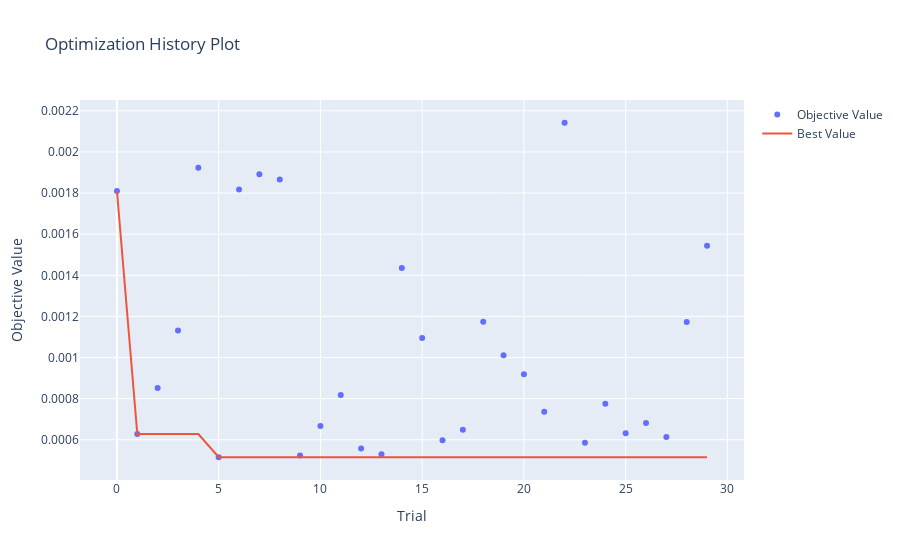
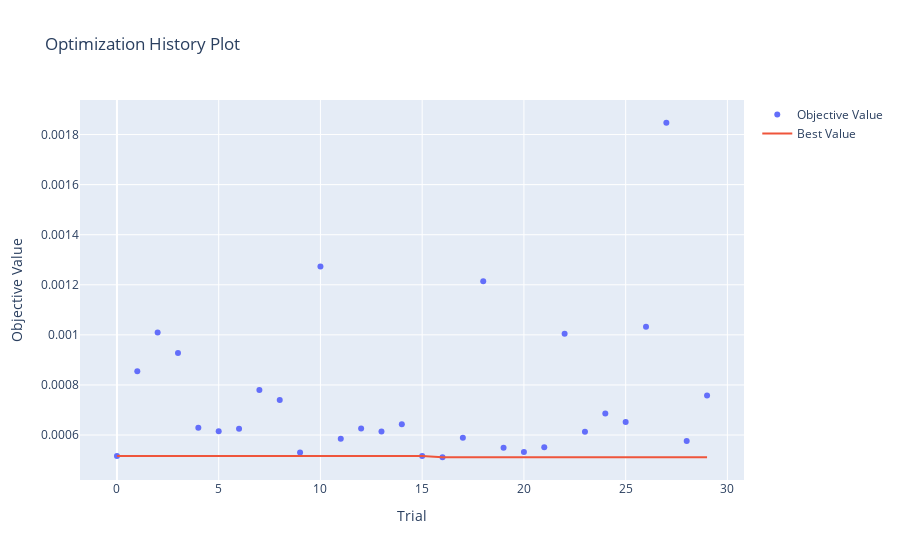
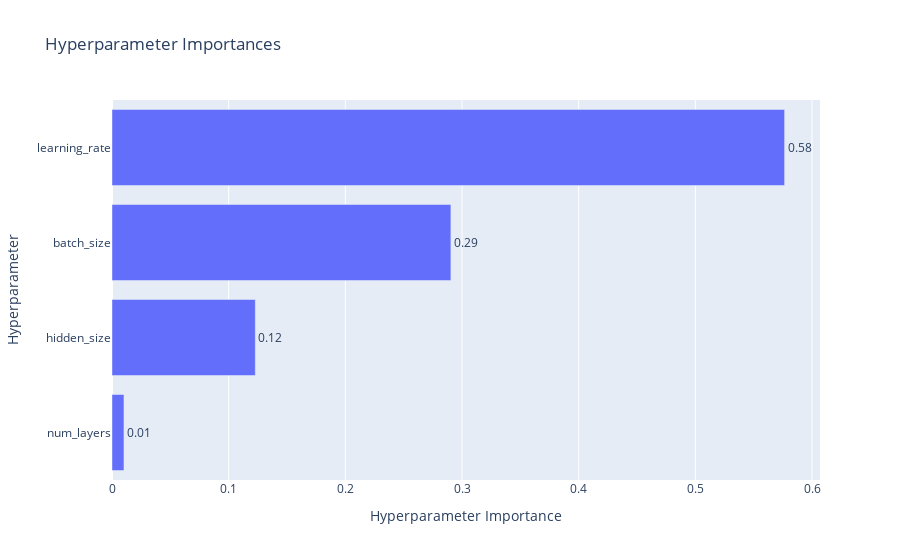
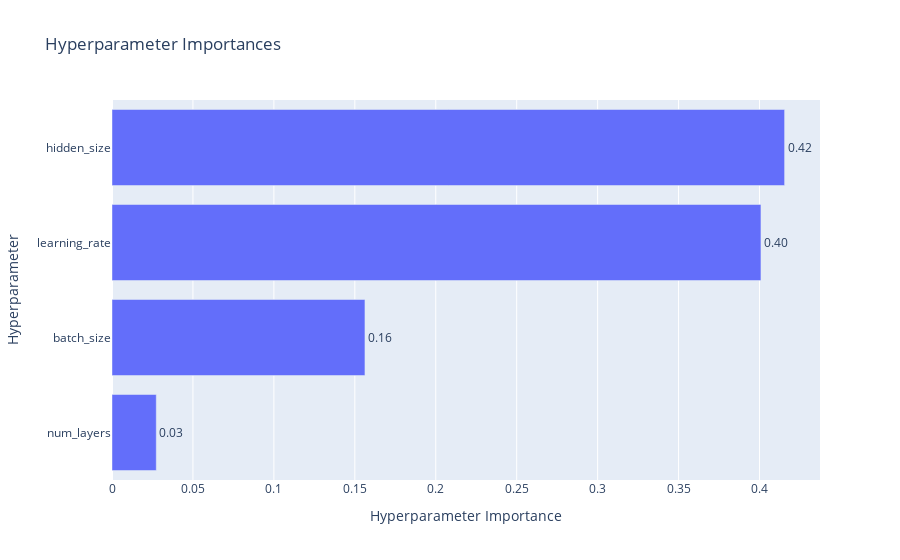

The code cell stored with these charts, in order, in its notebook:
### Code cell
# Visualize optimization results
optuna.visualization.plot_optimization_history(lstm_study).show()
optuna.visualization.plot_optimization_history(gru_study).show()

optuna.visualization.plot_param_importances(lstm_study).show()
optuna.visualization.plot_param_importances(gru_study).show()

### Figure 1 — Plotly figure (JSON) as saved in the notebook; plotly's stock layout.template omitted (floating-point values rounded to 4 significant figures)
{"data": [{"mode": "markers", "name": "Objective Value", "type": "scatter", "x": [0, 1, 2, 3, 4, 5, 6, 7, 8, 9, 10, 11, 12, 13, 14, 15, 16, 17, 18, 19, 20, 21, 22, 23, 24, 25, 26, 27, 28, 29], "y": [0.00181, 0.0006279, 0.0008519, 0.001131, 0.001923, 0.000515, 0.001818, 0.001892, 0.001866, 0.000523, 0.0006665, 0.0008174, 0.0005575, 0.0005292, 0.001435, 0.001095, 0.0005982, 0.0006487, 0.001174, 0.001011, 0.0009189, 0.0007359, 0.002142, 0.000586, 0.0007749, 0.0006319, 0.0006821, 0.0006136, 0.001173, 0.001544]}, {"mode": "lines", "name": "Best Value", "type": "scatter", "x": [0, 1, 2, 3, 4, 5, 6, 7, 8, 9, 10, 11, 12, 13, 14, 15, 16, 17, 18, 19, 20, 21, 22, 23, 24, 25, 26, 27, 28, 29], "y": [0.00181, 0.0006279, 0.0006279, 0.0006279, 0.0006279, 0.000515, 0.000515, 0.000515, 0.000515, 0.000515, 0.000515, 0.000515, 0.000515, 0.000515, 0.000515, 0.000515, 0.000515, 0.000515, 0.000515, 0.000515, 0.000515, 0.000515, 0.000515, 0.000515, 0.000515, 0.000515, 0.000515, 0.000515, 0.000515, 0.000515]}, {"marker": {"color": "#cccccc"}, "mode": "markers", "name": "Infeasible Trial", "showlegend": false, "type": "scatter", "x": [], "y": []}], "layout": {"title": {"text": "Optimization History Plot"}, "xaxis": {"title": {"text": "Trial"}}, "yaxis": {"title": {"text": "Objective Value"}}}}

### Figure 2 — Plotly figure (JSON) as saved in the notebook; plotly's stock layout.template omitted (floating-point values rounded to 4 significant figures)
{"data": [{"mode": "markers", "name": "Objective Value", "type": "scatter", "x": [0, 1, 2, 3, 4, 5, 6, 7, 8, 9, 10, 11, 12, 13, 14, 15, 16, 17, 18, 19, 20, 21, 22, 23, 24, 25, 26, 27, 28, 29], "y": [0.0005158, 0.0008552, 0.001009, 0.0009271, 0.0006294, 0.0006149, 0.0006253, 0.0007799, 0.00074, 0.0005301, 0.001273, 0.0005847, 0.0006262, 0.0006145, 0.0006426, 0.0005166, 0.0005113, 0.0005893, 0.001214, 0.0005494, 0.0005327, 0.0005508, 0.001004, 0.0006131, 0.0006856, 0.0006517, 0.001032, 0.001847, 0.0005763, 0.0007579]}, {"mode": "lines", "name": "Best Value", "type": "scatter", "x": [0, 1, 2, 3, 4, 5, 6, 7, 8, 9, 10, 11, 12, 13, 14, 15, 16, 17, 18, 19, 20, 21, 22, 23, 24, 25, 26, 27, 28, 29], "y": [0.0005158, 0.0005158, 0.0005158, 0.0005158, 0.0005158, 0.0005158, 0.0005158, 0.0005158, 0.0005158, 0.0005158, 0.0005158, 0.0005158, 0.0005158, 0.0005158, 0.0005158, 0.0005158, 0.0005113, 0.0005113, 0.0005113, 0.0005113, 0.0005113, 0.0005113, 0.0005113, 0.0005113, 0.0005113, 0.0005113, 0.0005113, 0.0005113, 0.0005113, 0.0005113]}, {"marker": {"color": "#cccccc"}, "mode": "markers", "name": "Infeasible Trial", "showlegend": false, "type": "scatter", "x": [], "y": []}], "layout": {"title": {"text": "Optimization History Plot"}, "xaxis": {"title": {"text": "Trial"}}, "yaxis": {"title": {"text": "Objective Value"}}}}

### Figure 3 — Plotly figure (JSON) as saved in the notebook; plotly's stock layout.template omitted (floating-point values rounded to 4 significant figures)
{"data": [{"cliponaxis": false, "hovertemplate": ["num_layers (IntDistribution): 0.010251836915838445<extra></extra>", "hidden_size (IntDistribution): 0.12281925431682064<extra></extra>", "batch_size (CategoricalDistribution): 0.29045491663631184<extra></extra>", "learning_rate (FloatDistribution): 0.5764739921310291<extra></extra>"], "name": "Objective Value", "orientation": "h", "text": ["0.01", "0.12", "0.29", "0.58"], "textposition": "outside", "type": "bar", "x": [0.01025, 0.1228, 0.2905, 0.5765], "y": ["num_layers", "hidden_size", "batch_size", "learning_rate"]}], "layout": {"title": {"text": "Hyperparameter Importances"}, "xaxis": {"title": {"text": "Hyperparameter Importance"}}, "yaxis": {"title": {"text": "Hyperparameter"}}}}

### Figure 4 — Plotly figure (JSON) as saved in the notebook; plotly's stock layout.template omitted (floating-point values rounded to 4 significant figures)
{"data": [{"cliponaxis": false, "hovertemplate": ["num_layers (IntDistribution): 0.02734821394147975<extra></extra>", "batch_size (CategoricalDistribution): 0.15626123337290446<extra></extra>", "learning_rate (FloatDistribution): 0.40089039991039743<extra></extra>", "hidden_size (IntDistribution): 0.4155001527752183<extra></extra>"], "name": "Objective Value", "orientation": "h", "text": ["0.03", "0.16", "0.40", "0.42"], "textposition": "outside", "type": "bar", "x": [0.02735, 0.1563, 0.4009, 0.4155], "y": ["num_layers", "batch_size", "learning_rate", "hidden_size"]}], "layout": {"title": {"text": "Hyperparameter Importances"}, "xaxis": {"title": {"text": "Hyperparameter Importance"}}, "yaxis": {"title": {"text": "Hyperparameter"}}}}
